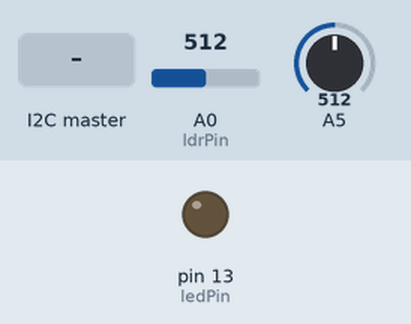
This sketch was run on a simulated Arduino Uno, built with avr-gcc and run on an emulated ATmega328P. Shown: output pins drawn as LEDs (lit = HIGH). The inputs (shaded band) are chosen by the test bench; at power-on: A0 (ldrPin) = 512, A5 = 512. What the sketch prints to the serial monitor is not drawn.

Above: at 1.2 s.
1.3 s: the I2C master sends the byte 1
At 2.0 s:
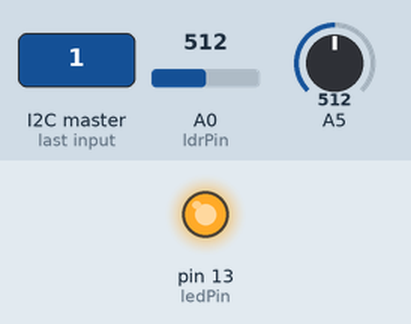
2.8 s: the I2C master sends the byte 0
At 3.5 s:
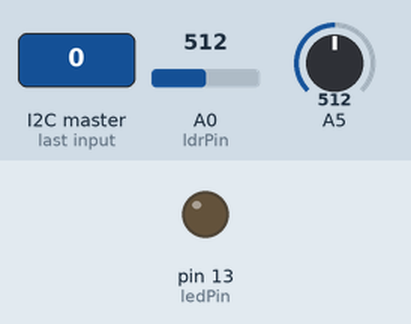
4.3 s: the I2C master sends the byte 2
At 4.9 s:
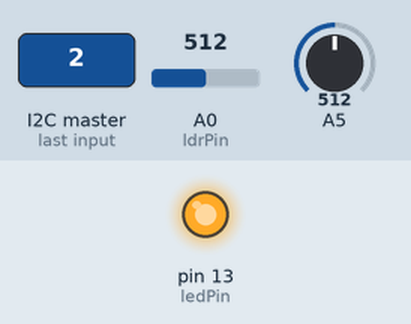
Timing chart, 0 to 7.3 s (numbered marks = the images above; inputs shaded):
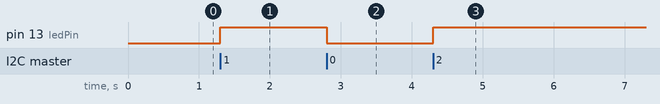

Measured:
- after the input at 1.3 s, pin 13 (ledPin): LOW → HIGH at once
- after the input at 2.8 s, pin 13 (ledPin): HIGH → LOW at once
- after the input at 4.3 s, pin 13 (ledPin): LOW → HIGH at once

The sketch:

ldr.ino
```cpp
#include <Wire.h>

const int ledPin = 13;
const int ldrPin = A0;
bool label = true;

void setup() {
  Wire.begin(0x8);

  Wire.onReceive(receiveEvent);

  Serial.begin(9600);
  pinMode(ledPin, OUTPUT);
  pinMode(ldrPin, INPUT);
}

void receiveEvent(int howMany) {
  while (Wire.available()) {
    int c = Wire.read();
    digitalWrite(ledPin, c);
  }
}
void loop() {
  while(label)
  {
  Serial.print("LDR Value");
  Serial.print(",");
  Serial.println("LED Value");
  label = false;
  }
  int ldrStatus = analogRead(ldrPin);
  int ledStatus = analogRead(ledPin);
  Serial.print(ldrStatus);
  Serial.print(",");
  Serial.println(ledStatus);
  delay(100);
}
```
